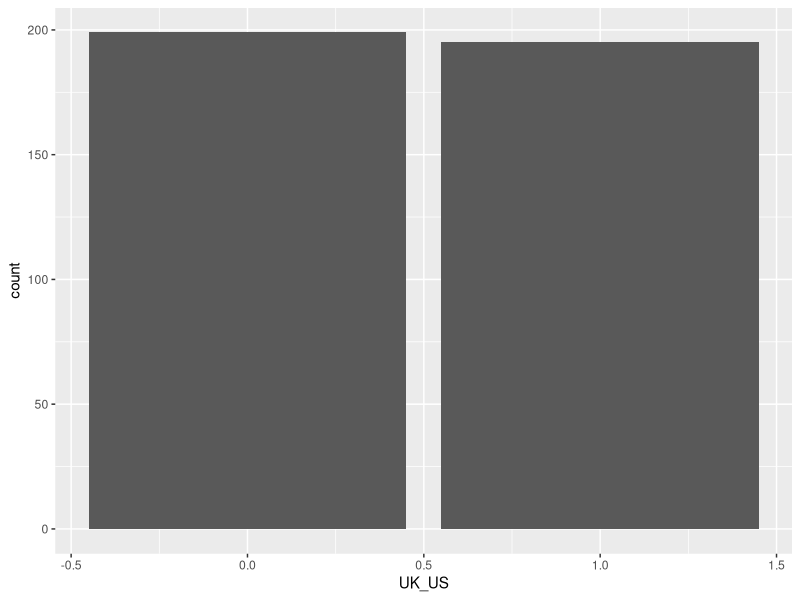

The R source for this figure:
## ---- chunk 1
#library(plyr)
#library(dplyr)
#library(tidyr)
#library(readxl)
library(tidyverse)
#library(ggplot2)
#library(caret)
#library(RCurl) #To read the csv file from GitHub directly
library(rmarkdown)
## ---- chunk 2
dta <- read.csv("CAclean.csv")
## ---- chunk 3
dta<-select(dta, -c(X))
## ---- chunk 4
glimpse(dta)
## ---- chunk 5
str(dta)
## ---- chunk 6
library(tidyverse)
dta %>% group_by(Aggression) %>% count() %>% arrange(desc(n))
## ---- chunk 7
agg_count <- dta %>% group_by(Aggression) %>% count() %>% filter(n > 5)
agg_count
## ---- chunk 8
ggplot(dta %>% filter(Aggression %in% unique(agg_count$Aggression)),
       aes(x = UK_US, fill = Aggression)) + geom_bar(position = 'dodge')
